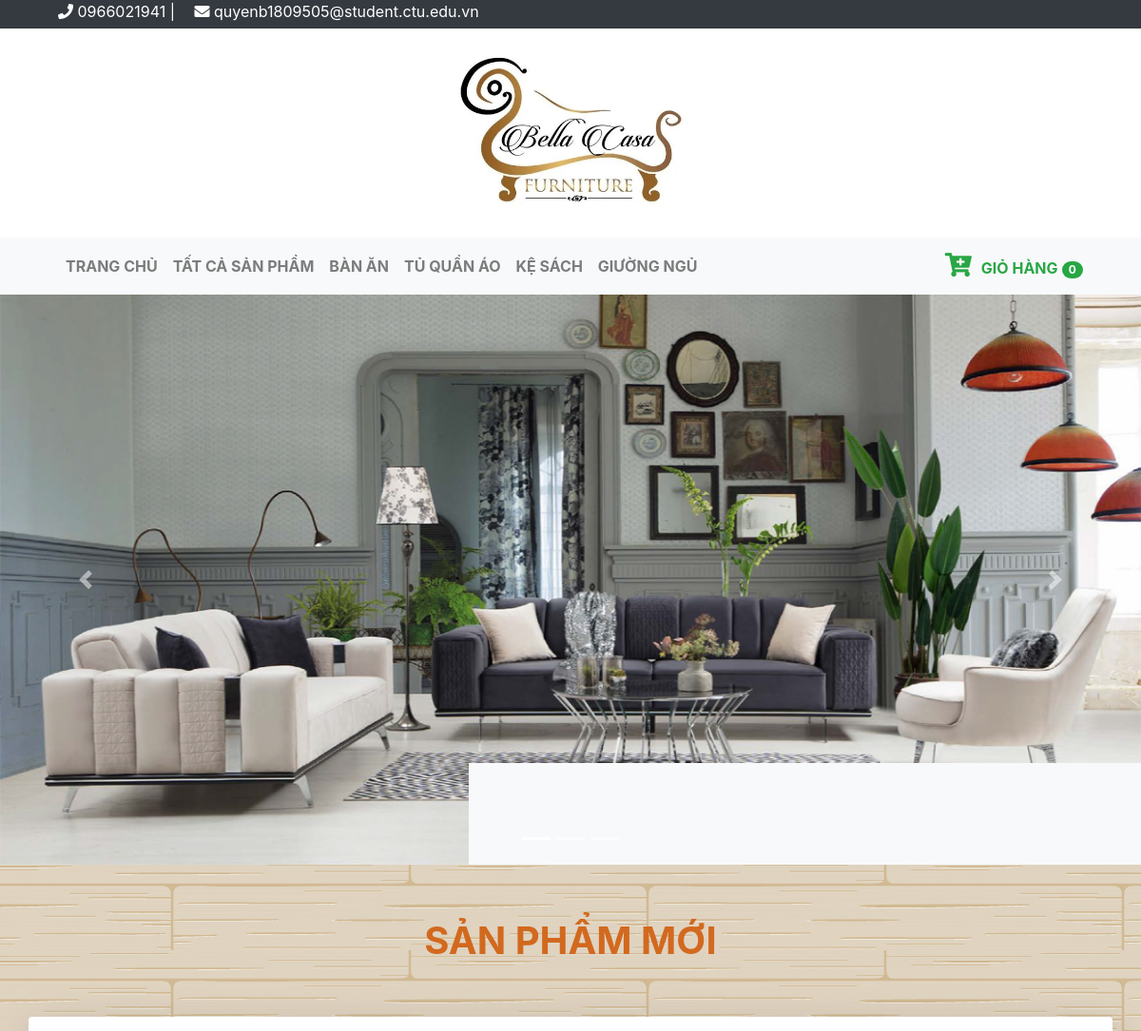
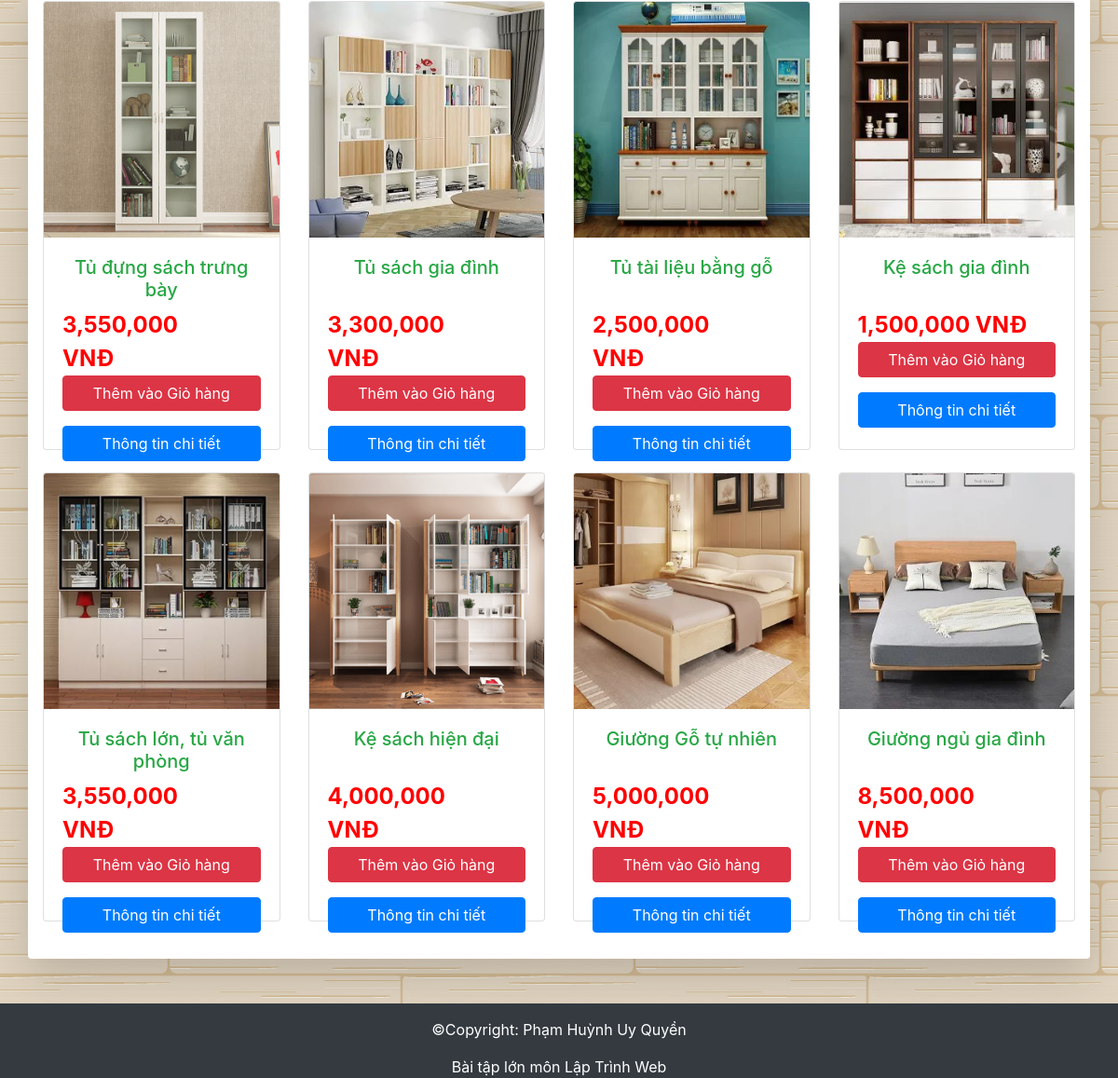
/client/index.php, run on the app's committed database (2 pictures, top to bottom).
### tables this page shows
CREATE TABLE `loaihanghoa` (
  `maloaihang` int(11) NOT NULL,
  `tenloaihang` varchar(30) NOT NULL
);

CREATE TABLE `hanghoa` (
  `mshh` int(11) NOT NULL,
  `tenhh` varchar(50) NOT NULL,
  `quycach` varchar(1000) NOT NULL,
  `gia` double NOT NULL,
  `soluonghang` int(11) NOT NULL,
  `maloaihang` int(11) NOT NULL,
  `ghichu` text NOT NULL,
  `hinhanh` varchar(50) NOT NULL
);

### client/tranchu.php (the view, shortened to what this page needs)
<div class="container-fluid bg-light">
    <div class="row">
        <div class="col p-0">
            <div id="carouselExampleIndicators" class="carousel slide" data-ride="carousel">
                <ol class="carousel-indicators">
                    <li data-target="#carouselExampleIndicators" data-slide-to="0" class="active"></li>
                    <li data-target="#carouselExampleIndicators" data-slide-to="1"></li>
                    <li data-target="#carouselExampleIndicators" data-slide-to="2"></li>
                </ol>
                <div class="carousel-inner">
                    <div class="carousel-item active">
                        <img src="../img/slide1.jpg" class="d-block w-100 img-fluid slidebar" alt="slide1">
                    </div>
                </div>
                <a class="carousel-control-prev" href="#carouselExampleIndicators" role="button" data-slide="prev">
                    <span class="carousel-control-prev-icon" aria-hidden="true"></span>
                </a>
                <a class="carousel-control-next" href="#carouselExampleIndicators" role="button" data-slide="next">
                    <span class="carousel-control-next-icon" aria-hidden="true"></span>
                </a>
            </div>
        </div>
    </div>
</div>
<section class="product">
    <div class="title-product">
        SẢN PHẨM MỚI
    </div>
    <div class="container shadow-lg p-3 mb-5 bg-white rounded">
        <div class="row row-cols-1 row-cols-md-4">
            <?php
            $sql = "select * from hanghoa ORDER BY mshh DESC limit 8";
            $query = mysqli_query($conn, $sql);
            while($row = mysqli_fetch_array($query)){
            ?>
            <div class="col mb-4">
                <div class="card" style="height: 482px;">
                    <img src="../img/<?php echo $row['hinhanh'] ?>" class="card-img-top" alt="<?php echo $row['tenhh'] ?>">
                    <div class="card-body">
                        <h5 class="card-title text-success text-center" style="height: 44px;"><?php echo $row['tenhh'] ?></h5>
                        <span class="card-price"><?php echo number_format($row['gia']).' VNĐ'?></span>
                        <a href="./addcard.php?mshh=<?php echo $row['mshh'] ?>" class="btn btn-danger d-flex justify-content-center">Thêm vào Giỏ hàng</a>
                        <a href="./index.php?page=detail&mshh=<?php echo $row['mshh'] ?>" class="btn btn-primary d-flex justify-content-center mt-3">Thông tin chi tiết</a>
                    </div>
                </div>
            </div>
            <?php
            }
            ?>
        </div>
    </div>
</section>

### client/index.php (shortened to what this page needs)
<?php
include_once '../config/config.php';
?>
<!DOCTYPE html>
<html lang="en">
<head>
  <link rel="stylesheet" type="text/css" href="../assets/bootstrap.css">
  <link rel="stylesheet" href="https://cdnjs.cloudflare.com/ajax/libs/font-awesome/5.15.1/css/all.min.css" />
  <link rel="stylesheet" href="../assets/styles.css">
</head>
<body>
  <div class="container-fluid bg-dark topbar">
    <div class="container">
      <span class="text-white p-3"><i class="fas fa-phone"></i> 0966021941 |</span>
      <span class="text-white"><i class="fas fa-envelope"></i> quyenb1809505@student.ctu.edu.vn</span>
    </div>
  </div>
  <div class="container-fluid d-flex justify-content-center logo bg-white">
    <a href="./index.php"><img src="../img/logo2.png" alt="logo"></a>
  </div>
  <div class="container-fluid sticky-top bg-light menu">
    <div class="container">
      <nav class="navbar navbar-expand-lg navbar-light bg-light ">
        <div class="collapse navbar-collapse" id="navbarText">
          <ul class="navbar-nav mr-auto">
            <li class="nav-item">
              <a class="nav-link" href="./index.php">TRANG CHỦ <span class="sr-only">(current)</span></a>
            </li>
            <li class="nav-item">
              <a class="nav-link" href="./index.php?page=product">TẤT CẢ SẢN PHẨM</a>
            </li>
            <?php
            $sql_dm = "select * from loaihanghoa";
            $query_dm = mysqli_query($conn, $sql_dm);
            while ($row_dm = mysqli_fetch_array($query_dm)) {
            ?>
              <li class="nav-item">
                <a class="nav-link text-uppercase" href="./index.php?page=product&dm=<?php echo $row_dm['maloaihang'] ?>"><?php echo $row_dm['tenloaihang'] ?></a>
              </li>
            <?php
            }
            ?>
          </ul>
          <span class="navbar-text">
            <a href="./index.php?page=card" class="text-success giohang">
              <i class="fas fa-cart-plus" style="font-size: 25px; margin-right: 10px;">
              </i>GIỎ HÀNG<span class="badge badge-pill badge-success ml-1">
                <?php if (isset($_SESSION['giohang'])) echo count($_SESSION['giohang']);
                else echo 0; ?>
              </span></a>
          </span>
        </div>
      </nav>
    </div>
  </div>
  <?php
  if (isset($_GET['page']))
    switch ($_GET['page']) {
      case 'product':
        include_once './product.php';
        break;
      case 'card':
        include_once './card.php';
        break;
      case 'detail':
        include_once './detail.php';
        break;
      case 'checkout':
        include_once './checkout.php';
        break;
      case 'success':
        include_once './success.php';
        break;
    }
  else
    include_once './tranchu.php';
  ?>
  <div class="container-fluid bg-dark">
    <div class="container text-center">
      <div class="text-white p-3">&copy;Copyright: Phạm Huỳnh Uy Quyền</div>
      <div class="text-white">Bài tập lớn môn Lập Trình Web</div>
    </div>
  </div>
</body>
</html>

### assets/styles.css (style rules this page uses)
body { background-image: url("../img/bg1.jpg"); }
.topbar { height: 30px; }
.slidebar { height: 600px; }
.menu { font-weight: bold; }
a.giohang { text-decoration: none; }
.logo img { width: 300px; }
.card-price { color: red; font-size: 24px; margin-right: 30px; font-weight: bold; }
.title-product { text-align: center; margin: 50px 0; font-size: 40px; font-weight: bold; color: chocolate; }

### data on the page
loaihanghoa: tenloaihang "BÀN ĂN"
loaihanghoa: tenloaihang "TỦ QUẦN ÁO"
loaihanghoa: tenloaihang "KỆ SÁCH"
loaihanghoa: tenloaihang "GIƯỜNG NGỦ"
hanghoa: hinhanh (picture), tenhh "Tủ đựng sách trưng bày", gia "3,550,000"
hanghoa: hinhanh (picture), tenhh "Tủ sách gia đình", gia "3,300,000"
hanghoa: hinhanh (picture), tenhh "Tủ tài liệu bằng gỗ", gia "2,500,000"
hanghoa: hinhanh (picture), tenhh "Kệ sách gia đình", gia "1,500,000"
hanghoa: hinhanh (picture), tenhh "Tủ sách lớn, tủ văn phòng", gia "3,550,000"
hanghoa: hinhanh (picture), tenhh "Kệ sách hiện đại", gia "4,000,000"
hanghoa: hinhanh (picture), tenhh "Giường Gỗ tự nhiên", gia "5,000,000"
hanghoa: hinhanh (picture), tenhh "Giường ngủ gia đình", gia "8,500,000"
